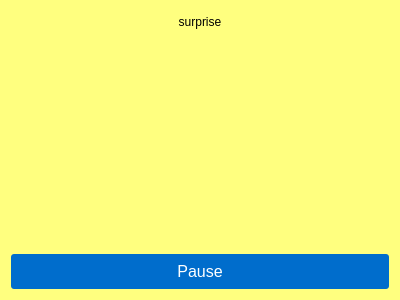
<?xml version="1.0" encoding="UTF-8"?>
<ui version="4.0">
 <class>PopDialogDemo</class>
 <widget class="QWidget" name="PopDialogDemo">
  <property name="geometry">
   <rect>
    <x>0</x>
    <y>0</y>
    <width>400</width>
    <height>300</height>
   </rect>
  </property>
  <property name="windowTitle">
   <string>PopDialogDemo</string>
  </property>
  <property name="styleSheet">
   <string notr="true">background-color: rgb(255, 255, 127);</string>
  </property>
  <layout class="QVBoxLayout" name="verticalLayout" stretch="1,10,0">
   <item>
    <widget class="QBasicFormSnowLabel" name="label_2">
     <property name="styleSheet">
      <string notr="true">font: 75 18pt &quot;微软雅黑&quot;;</string>
     </property>
     <property name="text">
      <string>surprise</string>
     </property>
     <property name="alignment">
      <set>Qt::AlignCenter</set>
     </property>
    </widget>
   </item>
   <item>
    <widget class="QLabel" name="label">
     <property name="styleSheet">
      <string notr="true">image: url(:/image/icon_birthday-cake.png);</string>
     </property>
     <property name="text">
      <string/>
     </property>
    </widget>
   </item>
   <item>
    <widget class="QPushButton" name="pushButton">
     <property name="minimumSize">
      <size>
       <width>0</width>
       <height>35</height>
      </size>
     </property>
     <property name="maximumSize">
      <size>
       <width>16777215</width>
       <height>35</height>
      </size>
     </property>
     <property name="font">
      <font>
       <family>Arial</family>
       <pointsize>12</pointsize>
      </font>
     </property>
     <property name="styleSheet">
      <string notr="true">QPushButton
{
	color:rgb(255,255,255);
	border-radius:3px;
	background-color:rgb(0,109,204);
	font-family:Arial;
}
QPushButton:hover
{
	background-color:rgb(0 ,119, 224 );
}
QPushButton:pressed
{
	background-color:rgb(0 ,149 ,255  );
}</string>
     </property>
     <property name="text">
      <string>Pause</string>
     </property>
    </widget>
   </item>
  </layout>
 </widget>
 <layoutdefault spacing="6" margin="11"/>
 <customwidgets>
  <customwidget>
   <class>QBasicFormSnowLabel</class>
   <extends>QLabel</extends>
   <header location="global">qbasicformsnowlabel.h</header>
  </customwidget>
 </customwidgets>
 <resources/>
 <connections/>
</ui>
